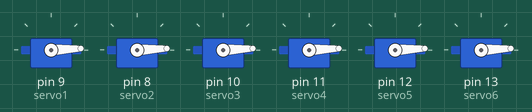
Recording of a sketch running on a simulated Arduino Uno, built with avr-gcc and run on an emulated ATmega328P. Shown: 6 × servo.

Above: at 0.05 s.
At 0.7 s:
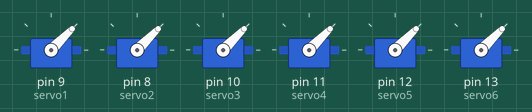
At 1.35 s:
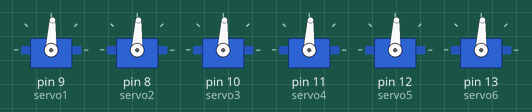
At 2.7 s:
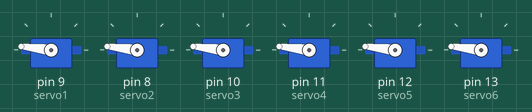
At 4.0 s:
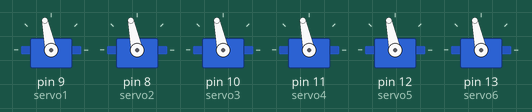
At 5.35 s:
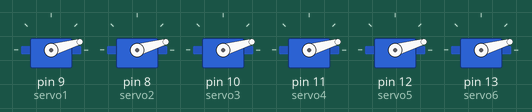
Timing chart, 0 to 7.3 s (numbered marks = the images above):
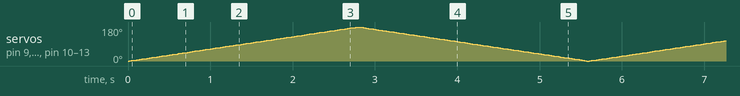

The sketch:

motors_test.ino
```cpp
#include <Servo.h>

Servo servo1;
Servo servo2;
Servo servo3;
Servo servo4;
Servo servo5;
Servo servo6;

int pos = 0;

void setup() {
  servo1.attach(9);   // Original servo
  servo2.attach(8);
  servo3.attach(10);
  servo4.attach(11);
  servo5.attach(12);
  servo6.attach(13);
}

void loop() {
  // Sweep from 0 to 180
  for (pos = 0; pos <= 180; pos++) {
    servo1.write(pos);
    servo2.write(pos);
    servo3.write(pos);
    servo4.write(pos);
    servo5.write(pos);
    servo6.write(pos);
    delay(15);
  }

  // Sweep from 180 back to 0
  for (pos = 180; pos >= 0; pos--) {
    servo1.write(pos);
    servo2.write(pos);
    servo3.write(pos);
    servo4.write(pos);
    servo5.write(pos);
    servo6.write(pos);
    delay(15);
  }
}
```
